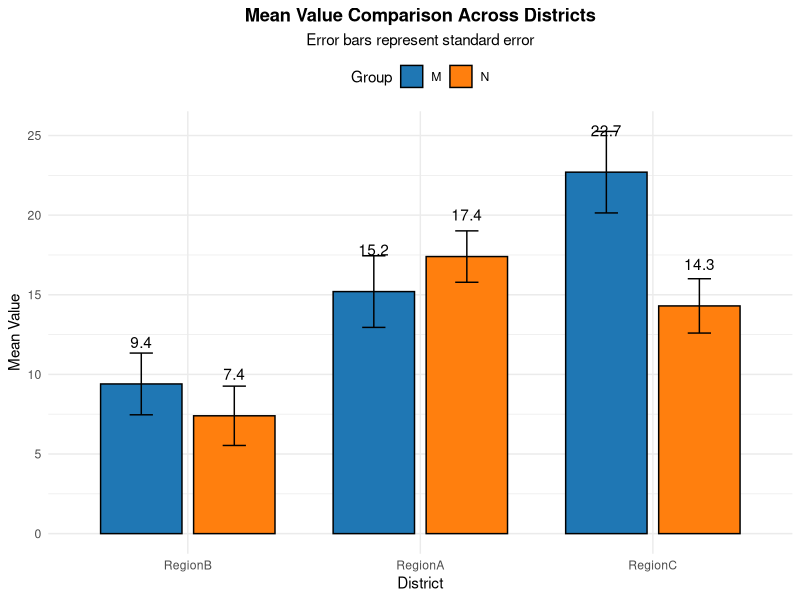

Write the R code that produced this figure.
library(ggplot2)
library(dplyr)

# Create corrected data structure
data_all <- data.frame(
  District = c(rep("RegionB", 20), rep("RegionA", 20), rep("RegionC", 20)),
  Group = rep(rep(c("M", "N"), each = 10), 3),  # Properly structured grouping
  Category = rep("D2", 60),
  Value = c(
    # RegionB values (M first 10, N next 10)
    9,6,18,8,8,4,10,7,22,2,20,5,6,16,4,7,7,4,3,2,
    # RegionA values
    11,15,17,20,8,9,16,15,32,9,14,14,14,24,18,22,11,25,20,12,
    # RegionC values
    22,28,11,25,34,32,29,14,16,16,21,17,9,15,12,16,23,9,15,6
  )
)

# Calculate summary statistics
summary_data <- data_all %>%
  group_by(District, Group) %>%
  summarise(
    Mean_Value = mean(Value),
    SD = sd(Value),
    SE = SD / sqrt(n()),
    .groups = 'drop'
  ) %>%
  mutate(District = factor(District, 
                           levels = c("RegionB", "RegionA", "RegionC")))

# Create visualization
ggplot(summary_data, aes(x = District, y = Mean_Value, fill = Group)) +
  geom_col(position = position_dodge(0.8), width = 0.7, color = "black") +
  geom_errorbar(aes(ymin = Mean_Value - SE, ymax = Mean_Value + SE),
                position = position_dodge(0.8), width = 0.2) +
  geom_text(aes(label = round(Mean_Value, 1)), 
            position = position_dodge(0.8), vjust = -3) +
  scale_fill_manual(values = c("M" = "#1f77b4", "N" = "#ff7f0e")) +
  labs(title = "Mean Value Comparison Across Districts",
       subtitle = "Error bars represent standard error",
       x = "District",
       y = "Mean Value") +
  theme_minimal() +
  theme(plot.title = element_text(hjust = 0.5, face = "bold"),
        plot.subtitle = element_text(hjust = 0.5),
        legend.position = "top")
